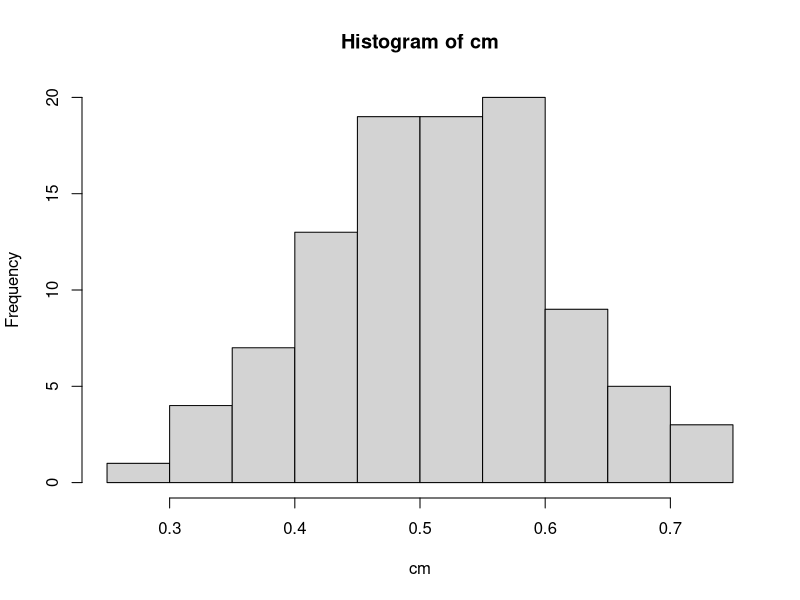
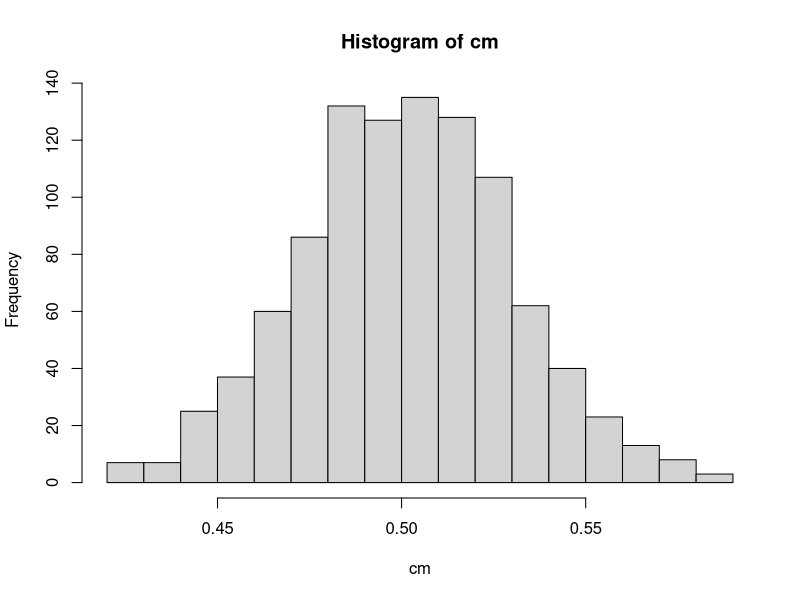

Write R code to recreate these figures, in order.
## ---- chunk 1
100.1 + 234.9 + 12.01
## ---- chunk 2
sqrt(256)
## ---- chunk 3
log10(100)*cos(pi)
## ---- chunk 4
cumsum(c(2,3,4,5,6))
## ---- chunk 5
cumsum(rev(c(2,3,4,5,6)))
## ---- chunk 6
# sample
sample(0:100,10)

# runif and round
round(runif(10, 0, 100), 0)
## ---- chunk 7
x <- 10
y <- 20
## ---- chunk 8
x * y
## ---- chunk 9
z <- x * y
z
## ---- chunk 10
myvec <- c(x,y,z)
## ---- chunk 11
min(myvec)
max(myvec)
length(myvec)
var(myvec)
## ---- chunk 12
rm(myvec)
## ---- chunk 13
rainfall <- c(0.1,0.6, 33.8,  1.9,  9.6,  4.3, 33.7,  0.3,  0.0,  0.1)
## ---- chunk 14
mean(rainfall)
sd(rainfall)
## ---- chunk 15
cumsum(rainfall)
## ---- chunk 16
which.max(rainfall)
## ---- chunk 17
one <- 1
two <- 2
## ---- chunk 18
vector1 <- c("one","two")
vector2 <- c(one, two)
vector1
vector2
## ---- chunk 19
# vector1 <- c('one', 'two', 'three', 'four, 'five', 'seven')
# missing apostrophe after 'four'
vector1 <- c('one', 'two', 'three', 'four', 'five', 'seven')

# vec.var <- var(c(1, 3, 5, 3, 5, 1)
# missing closing parenthesis
# vec.mean <- mean(c(1, 3, 5, 3, 5, 1))
vec.var <- var(c(1, 3, 5, 3, 5, 1))
vec.mean <- mean(c(1, 3, 5, 3, 5, 1))

# vec.Min <- Min(c(1, 3, 5, 3, 5, 1))
# the 'min' function should have a lower-case 'm' 
vec.Min <- min(c(1, 3, 5, 3, 5, 1))

# Vector2 <- c('a', 'b', 'f', 'g')
# vector2
# lower-case 'v' used here, 
# upper-case 'V' used when defining variable in line above
vector2 <- c('a', 'b', 'f', 'g')
vector2
## ---- chunk 20
lengths <- c(2.1, 3.4, 2.5, 2.7, 2.9)
diameters <- c(0.3, 0.5, 0.6, 0.9, 1.1)
## ---- chunk 21
cor(lengths, diameters)
## ---- chunk 22
# Calculate volumes and store in new vector
volumes <- lengths * pi * (diameters / 2)^2

# Look at the volumes
volumes
## ---- chunk 23
mean(volumes)
sd(volumes)
sd(volumes) / mean(volumes)
## ---- chunk 24
volumes.mm <- 10 * lengths * pi * (10 * diameters / 2)^2

mean(volumes.mm)
sd(volumes.mm)
sd(volumes.mm) / mean(volumes.mm)
## ---- chunk 25
lets <- c("A", "B", "C", "D")

rep(lets, each = 3)

rep(lets, times = 3)

# The times argument can be omitted,
rep(lets, 3)
## ---- chunk 26
# First inspect letters, it is a vector:
letters

# Sample ten random letters (optionally, set replace=TRUE for sampling with replacement)
sample(letters, 10)

# And, in one line of code, sort them alphabetically
sort(sample(letters, 10))
## ---- chunk 27
# If you like, you can store both sets of 5 letters in a vector, then combine:
low <- sample(letters, 5)
upp <- sample(LETTERS, 5)

# And then sort the combination of these vectors (use c() for that)
sort(c(low,upp))

# All of this can be achieved in one line of code
sort(c(sample(letters, 5),sample(LETTERS, 5)))
## ---- chunk 28
# Inspect the help page ?sort, to find,
sort(c(sample(letters, 5),sample(LETTERS, 5)), decreasing = TRUE)
## ---- chunk 29
# First read the vectors
x <- c(1,2,5,9,11)
y <- c(2,5,1,0,23)

# Having read the help page, it seems we need to use intersect()
intersect(x,y)
## ---- chunk 30
# Note difference between,
setdiff(x,y)

# and
setdiff(y,x)
## ---- chunk 31
# union() finds values that are either in x or y,
union(x,y)

# ... whereas c(x,y) simply concatenates (glues together) the two vectors
c(x,y)
## ---- chunk 32
m <- matrix(runif(100), ncol=10)
## ---- chunk 33
rowMeans(m)
sd(rowMeans(m))
## ---- chunk 34
# This resembles a normal distribution, a little bit?
m <- matrix(runif(100*10), ncol=100)
cm <- colMeans(m)
hist(cm)

# Yes, it does! This is the central limit theorem at work,
# the sum or mean of a bunch of random numbers follow a normal distribution.
m <- matrix(runif(1000*100), ncol=1000)
cm <- colMeans(m)
hist(cm, breaks=20)  # breaks argument to make more bins
## ---- chunk 35
?densityPlot
